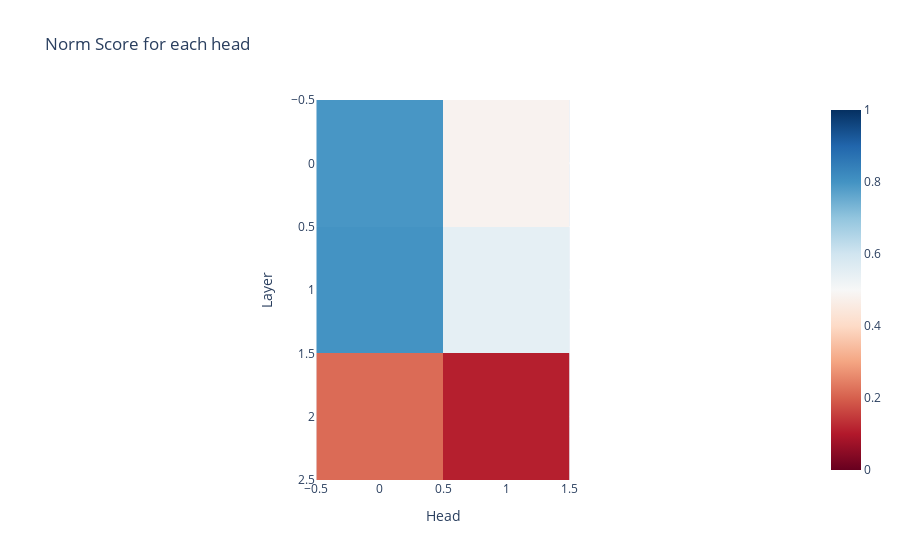

Notebook cell for this chart:
### Code cell
imshow(total_scores, xaxis="Head", yaxis="Layer", title="Norm Score for each head", zmax=1.0, zmin=0)

### Figure 1 — Plotly figure (JSON) as saved in the notebook; plotly's stock layout.template omitted (floating-point values rounded to 4 significant figures)
{"data": [{"coloraxis": "coloraxis", "hovertemplate": "Head: %{x}<br>Layer: %{y}<br>color: %{z}<extra></extra>", "name": "0", "type": "heatmap", "xaxis": "x", "yaxis": "y", "z": [[0.7932, 0.4832], [0.7991, 0.5471], [0.2162, 0.1097]]}], "layout": {"coloraxis": {"cmax": 1, "cmid": 0, "cmin": 0, "colorscale": [[0, "rgb(103,0,31)"], [0.1, "rgb(178,24,43)"], [0.2, "rgb(214,96,77)"], [0.3, "rgb(244,165,130)"], [0.4, "rgb(253,219,199)"], [0.5, "rgb(247,247,247)"], [0.6, "rgb(209,229,240)"], [0.7, "rgb(146,197,222)"], [0.8, "rgb(67,147,195)"], [0.9, "rgb(33,102,172)"], [1, "rgb(5,48,97)"]]}, "title": {"text": "Norm Score for each head"}, "xaxis": {"anchor": "y", "constrain": "domain", "domain": [0, 1], "scaleanchor": "y", "title": {"text": "Head"}}, "yaxis": {"anchor": "x", "autorange": "reversed", "constrain": "domain", "domain": [0, 1], "title": {"text": "Layer"}}}}
